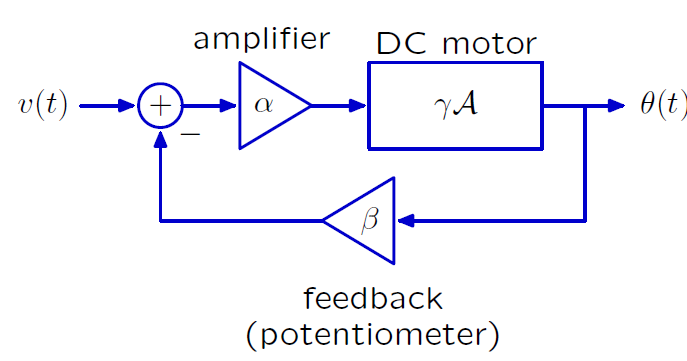
#> input picture DC_Motor_Simulation/image_389368.png, 687 x 361 px
$ python main.py
#> lines starting #> are read from the running program, lines starting #| are printed output that depends on the picture
### DC_Motor_Simulation/simulator.py
"""
Motor Feedback Simulator Module
Handles the main simulation class and core functionality
"""

import numpy as np
import matplotlib.pyplot as plt
from matplotlib.widgets import Slider, RadioButtons, Button
from scipy import signal
import matplotlib.image as mpimg
import os
from matplotlib.gridspec import GridSpec

from system_calculator import SystemCalculator
from plotter import PlotManager


class MotorFeedbackSimulator:
    """Main simulator class that coordinates UI and system calculations"""

    def __init__(self):
        # Default parameters
        self.alpha = 10.0  # Amplifier gain
        self.beta = 0.5    # Feedback gain (0 to 1)
        self.gamma = 1.0   # Motor constant
        self.p = 10.0      # Inertia pole location
        self.model_type = 'First-Order'

        # Initialize calculator and plotter
        self.calculator = SystemCalculator()

        # Load block diagram images
        script_dir = os.path.dirname(os.path.abspath(__file__))
        first_order_img_path = os.path.join(script_dir, 'image_389368.png')
        second_order_img_path = os.path.join(script_dir, 'image_389387.png')

        try:
            self.first_order_img = mpimg.imread(first_order_img_path)
#> self.first_order_img is the input picture: shape (361, 687, 4) float32; mean R, G, B, A 0.955, 0.955, 0.978, 1
            self.second_order_img = mpimg.imread(second_order_img_path)
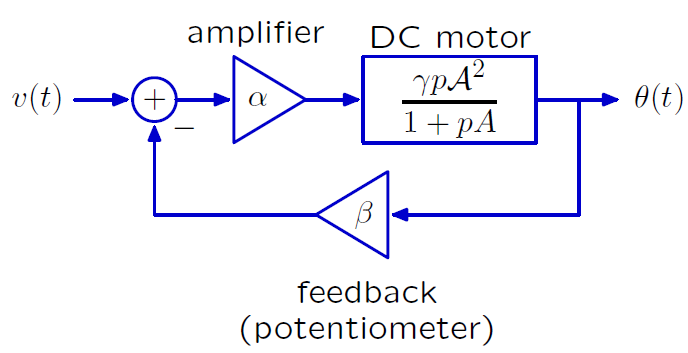
#> input picture DC_Motor_Simulation/image_389387.png, 688 x 353 px
#> self.second_order_img is the input picture: shape (353, 688, 4) float32; mean R, G, B, A 0.951, 0.951, 0.975, 1
            self.images_loaded = True
        except FileNotFoundError as e:
            self.images_loaded = False
            print(f"Error loading image: {e}. Please ensure image files are in the same folder as the script.")

        # Setup the figure
        self.setup_figure()

    def setup_figure(self):
        """Create the interactive figure with two-column layout"""
        self.fig = plt.figure("DC Motor Simulator", figsize=(18, 10))
        self.fig.suptitle('DC Motor Feedback Control Simulation',
                         fontsize=15, fontweight='bold', y=0.98)

        # Create main grid: left column (controls) + right column (plots)
        gs_main = GridSpec(1, 2, figure=self.fig, width_ratios=[1.1, 3.5],
                          left=0.07, right=0.98, top=0.95, bottom=0.05,
                          wspace=0.15)

        # Left column for controls
        gs_left = gs_main[0].subgridspec(15, 1, hspace=1.8)

        # Right column for plots and info
        gs_right = gs_main[1].subgridspec(5, 2, hspace=0.45, wspace=0.30,
                                         height_ratios=[1.2, 1.5, 1.5, 0.8, 0.1])

        # Setup left column controls
        self._setup_controls(gs_left)

        # Setup right column plots
        self._setup_plots(gs_right)

        # Initialize plotter
        self.plotter = PlotManager(
            self.ax_block, self.ax_poles, self.ax_step,
            self.ax_info, self.ax_param_display
        )

        # Initial plot
        self.update_plot()

    def _setup_controls(self, gs_left):
        """Setup control widgets in left column"""
        # Model selection
        ax_radio = self.fig.add_subplot(gs_left[0:2, 0])
        ax_radio.set_title('Model Selection', fontweight='bold', fontsize=11, pad=10)
        self.radio = RadioButtons(ax_radio, ('First-Order', 'Second-Order'),
                                 active=0, activecolor='steelblue')
        self.radio.on_clicked(self.update_model)

        # Alpha Slider
        ax_alpha_label = self.fig.add_subplot(gs_left[3, 0])
        ax_alpha_label.text(0.5, 0.2, 'α (Amplifier gain)', ha='center', va='bottom', fontsize=10)
        ax_alpha_label.axis('off')
        ax_alpha_slider = self.fig.add_subplot(gs_left[4, 0])
        self.slider_alpha = Slider(
            ax_alpha_slider, '', 0.1, 50.0,
            valinit=self.alpha, valstep=0.1, color='steelblue'
        )
        self.slider_alpha.label.set_visible(False)

        # Beta Slider
        ax_beta_label = self.fig.add_subplot(gs_left[5, 0])
        ax_beta_label.text(0.5, 0.2, 'β (Feedback gain)', ha='center', va='bottom', fontsize=10)
        ax_beta_label.axis('off')
        ax_beta_slider = self.fig.add_subplot(gs_left[6, 0])
        self.slider_beta = Slider(
            ax_beta_slider, '', 0.01, 1.0,
            valinit=self.beta, valstep=0.01, color='steelblue'
        )
        self.slider_beta.label.set_visible(False)

        # Gamma Slider
        ax_gamma_label = self.fig.add_subplot(gs_left[7, 0])
        ax_gamma_label.text(0.5, 0.2, 'γ (Motor constant)', ha='center', va='bottom', fontsize=10)
        ax_gamma_label.axis('off')
        ax_gamma_slider = self.fig.add_subplot(gs_left[8, 0])
        self.slider_gamma = Slider(
            ax_gamma_slider, '', 0.1, 5.0,
            valinit=self.gamma, valstep=0.1, color='steelblue'
        )
        self.slider_gamma.label.set_visible(False)

        # P Slider
        self.p_label_ax = self.fig.add_subplot(gs_left[9, 0])
        self.p_label_ax.text(0.5, 0.2, 'p (Lag pole)', ha='center', va='bottom', fontsize=10)
        self.p_label_ax.axis('off')
        self.p_slider_ax = self.fig.add_subplot(gs_left[10, 0])
        self.slider_p = Slider(
            self.p_slider_ax, '', 0.5, 30.0,
            valinit=self.p, valstep=0.5, color='steelblue'
        )
        self.slider_p.label.set_visible(False)

        # Parameter value display
        self.ax_param_display = self.fig.add_subplot(gs_left[11:13, 0])
        self.ax_param_display.axis('off')

        # Reset button
        ax_reset = self.fig.add_subplot(gs_left[14, 0])
        self.btn_reset = Button(ax_reset, 'Reset Parameters',
                               color='lightgray', hovercolor='darkgray')
        self.btn_reset.on_clicked(self.reset_params)

        # Connect sliders
        self.slider_alpha.on_changed(self.update_params)
        self.slider_beta.on_changed(self.update_params)
        self.slider_gamma.on_changed(self.update_params)
        self.slider_p.on_changed(self.update_params)

    def _setup_plots(self, gs_right):
        """Setup plot axes in right column"""
        # Block diagram
        self.ax_block = self.fig.add_subplot(gs_right[0, :])
        self.ax_block.axis('off')

        # Pole-zero plot
        self.ax_poles = self.fig.add_subplot(gs_right[1:3, 0])
        self.ax_poles.set_title('Pole-Zero Map (s-plane)', fontweight='bold', fontsize=11, pad=8)
        self.ax_poles.set_xlabel('Real (σ)', fontsize=10)
        self.ax_poles.set_ylabel('Imaginary (ω)', fontsize=10)
        self.ax_poles.grid(True, alpha=0.3, linestyle='--')
        self.ax_poles.axhline(y=0, color='k', linewidth=0.8)
        self.ax_poles.axvline(x=0, color='k', linewidth=0.8)

        # Step response plot
        self.ax_step = self.fig.add_subplot(gs_right[1:3, 1])
        self.ax_step.set_title('Step Response', fontweight='bold', fontsize=11, pad=8)
        self.ax_step.set_xlabel('Time (seconds)', fontsize=10)
        self.ax_step.set_ylabel('θ(t)', fontsize=10)
        self.ax_step.grid(True, alpha=0.3, linestyle='--')

        # System info display
        self.ax_info = self.fig.add_subplot(gs_right[3, :])
        self.ax_info.axis('off')

    def update_model(self, label):
        """Handle model type change"""
        self.model_type = label
        is_second_order = (self.model_type == 'Second-Order')
        self.p_label_ax.set_visible(is_second_order)
        self.p_slider_ax.set_visible(is_second_order)
        self.update_plot()

    # [15 lines left out: functions update_params, reset_params, not called in this run]

    def update_plot(self):
        """Update all plots"""
        # Get system
        sys, poles, zeros = self.calculator.get_system(
            self.model_type, self.alpha, self.beta, self.gamma, self.p
        )

        # Update all plots through plotter
        self.plotter.draw_block_diagram(
            self.model_type, self.images_loaded,
            self.first_order_img if self.model_type == 'First-Order' else self.second_order_img
        )
        self.plotter.update_param_display(
            self.alpha, self.beta, self.gamma, self.p, self.model_type
        )
        self.plotter.display_system_info(
            self.model_type, self.alpha, self.beta, self.gamma, self.p, poles
        )
        self.plotter.plot_poles_zeros(poles, zeros)
        self.plotter.plot_step_response(
            sys, poles, self.model_type, self.beta
        )

        self.fig.canvas.draw_idle()

### DC_Motor_Simulation/plotter.py
"""
Plotter Module
Handles all visualization and plotting functionality
"""

import numpy as np
from scipy import signal


class PlotManager:
    """Manages all plotting and visualization tasks"""

    def __init__(self, ax_block, ax_poles, ax_step, ax_info, ax_param_display):
        """
        Initialize plot manager with matplotlib axes

        Parameters:
        -----------
        ax_block : matplotlib axis
            Axis for block diagram
        ax_poles : matplotlib axis
            Axis for pole-zero map
        ax_step : matplotlib axis
            Axis for step response
        ax_info : matplotlib axis
            Axis for system information
        ax_param_display : matplotlib axis
            Axis for parameter display
        """
        self.ax_block = ax_block
        self.ax_poles = ax_poles
        self.ax_step = ax_step
        self.ax_info = ax_info
        self.ax_param_display = ax_param_display

    def draw_block_diagram(self, model_type, images_loaded, diagram_img):
        """Display the block diagram image"""
        self.ax_block.clear()
        self.ax_block.axis('off')

        if not images_loaded:
            self.ax_block.text(0.5, 0.5, 'Error: Block diagram images not found.',
                               ha='center', va='center', fontsize=12, color='red',
                               bbox=dict(boxstyle='round,pad=0.5', facecolor='white',
                                       edgecolor='red'))
            return

        self.ax_block.imshow(diagram_img)

    def update_param_display(self, alpha, beta, gamma, p, model_type):
        """Display current parameter values"""
        self.ax_param_display.clear()
        self.ax_param_display.axis('off')
        self.ax_param_display.set_xlim(0, 1)
        self.ax_param_display.set_ylim(0, 1)

        param_text = (
            f'Current Parameters:\n\n'
            f'α = {alpha:.2f}\n'
            f'β = {beta:.2f}\n'
            f'γ = {gamma:.2f}\n'
        )

        if model_type == 'Second-Order':
            param_text += f'p = {p:.2f}\n'

        self.ax_param_display.text(0.5, 0.5, param_text,
                                   ha='center', va='center', fontsize=10,
                                   bbox=dict(boxstyle='round', facecolor='lightblue',
                                           edgecolor='blue', linewidth=1.5, pad=0.5))

    def display_system_info(self, model_type, alpha, beta, gamma, p, poles):
        """Display system equations and pole information"""
        self.ax_info.clear()
        self.ax_info.axis('off')
        self.ax_info.set_xlim(0, 1)
        self.ax_info.set_ylim(0, 1)

        if model_type == 'First-Order':
            tf_num = f'{alpha * gamma:.1f}'
            tf_den = f's + {alpha * beta * gamma:.2f}'
            tf_text = rf'$\frac{{\Theta(s)}}{{V(s)}} = \frac{{\alpha\gamma}}{{s + \alpha\beta\gamma}} = \frac{{{tf_num}}}{{{tf_den}}}$'
            pole_text = f'Pole: s = {poles[0]:.2f}'
            pole_color = 'lightgreen'
        else:
            tf_num = f'{alpha * gamma * p:.1f}'
            tf_den = f's² + {p:.1f}s + {alpha * beta * gamma * p:.2f}'
            tf_text = rf'$\frac{{\Theta(s)}}{{V(s)}} = \frac{{\alpha\gamma p}}{{s^2 + ps + \alpha\beta\gamma p}} = \frac{{{tf_num}}}{{{tf_den}}}$'

            if np.iscomplex(poles[0]):
                pole_text = (f'Poles: s = {poles[0].real:.2f} ± {abs(poles[0].imag):.2f}j  '
                           f'(Complex conjugate → Oscillatory)')
                pole_color = 'lightyellow'
            else:
                pole_text = f'Poles: s₁ = {poles[0]:.2f}, s₂ = {poles[1]:.2f}  (Real → Overdamped)'
                pole_color = 'lightgreen'

        # Transfer function
        self.ax_info.text(0.2, 0.75, 'Transfer Function:',
                         ha='right', va='center', fontsize=10, fontweight='bold')
        self.ax_info.text(0.22, 0.75, tf_text,
                         ha='left', va='center', fontsize=11,
                         bbox=dict(boxstyle='round', facecolor='lightcyan',
                                 edgecolor='blue', linewidth=1.5, pad=0.3))

        # Pole information
        self.ax_info.text(0.2, 0.25, 'Poles:',
                         ha='right', va='center', fontsize=10, fontweight='bold')
        self.ax_info.text(0.22, 0.25, pole_text,
                         ha='left', va='center', fontsize=10,
                         bbox=dict(boxstyle='round', facecolor=pole_color,
                                 edgecolor='orange', linewidth=1.5, pad=0.3))

        # Final value
        if beta > 0:
            final_text = rf'Steady-State: 1/β = {1/beta:.2f}'
            self.ax_info.text(0.95, 0.5, final_text,
                             ha='right', va='center', fontsize=10,
                             bbox=dict(boxstyle='round', facecolor='lightgreen',
                                     edgecolor='green', linewidth=1.5, pad=0.3))

    def plot_poles_zeros(self, poles, zeros):
        """Plot pole-zero diagram with fixed axis limits"""
        self.ax_poles.clear()
        self.ax_poles.set_title('Pole-Zero Map (s-plane)', fontweight='bold', fontsize=11, pad=8)
        self.ax_poles.set_xlabel('Real (σ)', fontsize=10)
        self.ax_poles.set_ylabel('Imaginary (ω)', fontsize=10)
        self.ax_poles.grid(True, alpha=0.3, linestyle='--')
        self.ax_poles.axhline(y=0, color='k', linewidth=0.8)
        self.ax_poles.axvline(x=0, color='k', linewidth=0.8)

        # Fixed axis limits
        fixed_xlim = (-60, 10)
        fixed_ylim = (-35, 35)

        # Shade stable region (left half-plane)
        self.ax_poles.fill_betweenx([fixed_ylim[0], fixed_ylim[1]], fixed_xlim[0], 0,
                                    alpha=0.1, color='green', label='Stable region', zorder=1)

        # Plot poles
        pole_plotted = False
        for pole in poles:
            if np.iscomplex(pole):
                if not pole_plotted:
                    self.ax_poles.plot(pole.real, pole.imag, 'rx', markersize=13,
                                      markeredgewidth=3, label='Poles', zorder=5)
                    pole_plotted = True
                else:
                    self.ax_poles.plot(pole.real, pole.imag, 'rx', markersize=13,
                                      markeredgewidth=3, zorder=5)
            else:
                if not pole_plotted:
                    self.ax_poles.plot(pole, 0, 'rx', markersize=13,
                                      markeredgewidth=3, label='Poles', zorder=5)
                    pole_plotted = True
                else:
                    self.ax_poles.plot(pole, 0, 'rx', markersize=13,
                                      markeredgewidth=3, zorder=5)

        # Apply fixed limits
        self.ax_poles.set_xlim(fixed_xlim)
        self.ax_poles.set_ylim(fixed_ylim)

        self.ax_poles.legend(loc='upper right', fontsize=9, framealpha=0.9)

    def plot_step_response(self, sys, poles, model_type, beta):
        """Plot step response with fixed axis limits"""
        self.ax_step.clear()
        self.ax_step.set_title('Step Response', fontweight='bold', fontsize=11, pad=8)
        self.ax_step.set_xlabel('Time (seconds)', fontsize=10)
        self.ax_step.set_ylabel('θ(t)', fontsize=10)
        self.ax_step.grid(True, alpha=0.3, linestyle='--')

        # Fixed time span
        t_max = 5.0
        t = np.linspace(0, t_max, 2000)

        # Calculate step response
        t_step, y_step = signal.step(sys, T=t)
        self.ax_step.plot(t_step, y_step, 'b-', linewidth=2.5, label='Step Response', zorder=3)

        # Add reference line at final value
        if beta > 0:
            final_value = 1.0 / beta
            self.ax_step.axhline(y=final_value, color='red', linestyle='--', linewidth=2,
                                label=f'Final Value = 1/β = {final_value:.2f}', zorder=2)

        # Add envelope for second-order if complex poles
        if model_type == 'Second-Order' and np.iscomplex(poles[0]):
            real_part = poles[0].real
            envelope_decay = np.exp(real_part * t_step)

            if beta > 0:
                envelope_upper = (1/beta) * (1 + envelope_decay)
                envelope_lower = (1/beta) * (1 - envelope_decay)

                self.ax_step.plot(t_step, envelope_upper, 'r--', alpha=0.5, linewidth=1.5,
                                 label=f'Envelope: e^({real_part:.2f}t)', zorder=1)
                self.ax_step.plot(t_step, envelope_lower, 'r--', alpha=0.5, linewidth=1.5, zorder=1)
                self.ax_step.fill_between(t_step, envelope_lower, envelope_upper,
                                         alpha=0.12, color='red', zorder=1)

        self.ax_step.legend(loc='best', fontsize=9, framealpha=0.9)

        # Fixed axis limits
        self.ax_step.set_xlim(0, t_max)
        self.ax_step.set_ylim(-0.5, 3.5)

### DC_Motor_Simulation/system_calculator.py
"""
System Calculator Module
Handles transfer function calculations and pole-zero analysis
"""

import numpy as np
from scipy import signal


class SystemCalculator:
    """Calculates system transfer functions and analyzes poles/zeros"""

    @staticmethod
    def get_system(model_type, alpha, beta, gamma, p):
        """
        Calculate system transfer function based on model type

        Parameters:
        -----------
        model_type : str
            'First-Order' or 'Second-Order'
        alpha : float
            Amplifier gain
        beta : float
            Feedback gain
        gamma : float
            Motor constant
        p : float
            Lag pole location

        Returns:
        --------
        tuple : (TransferFunction, poles, zeros)
        """
        if model_type == 'First-Order':
            return SystemCalculator._first_order_system(alpha, beta, gamma)
        else:
            return SystemCalculator._second_order_system(alpha, beta, gamma, p)

    @staticmethod
    def _first_order_system(alpha, beta, gamma):
        """
        Calculate first-order closed-loop system
        Transfer function: αγ/(s + αβγ)
        """
        num = [alpha * gamma]
        den = [1, alpha * beta * gamma]
        poles = np.array([-alpha * beta * gamma])
        zeros = np.array([])

        return signal.TransferFunction(num, den), poles, zeros

    # [30 lines left out: function _second_order_system, not called in this run]

### DC_Motor_Simulation/main.py
"""
DC Motor Feedback Control Simulation
=====================================

Course: Signals and Systems (EE204T)
Professor: Ameer Mulla
Students: Prathamesh Nerpagar, Duggimpudi Shreyas Reddy

About This Simulation:
---------------------
This interactive simulation demonstrates feedback control principles for DC motors.
It allows users to explore how different parameters affect system behavior:

- Amplifier gain (α): Controls the input signal amplification
- Feedback gain (β): Determines the feedback strength (0 to 1)
- Motor constant (γ): Represents motor torque-to-current ratio
- Lag pole (p): Adds second-order dynamics to the system

Features:
- Real-time visualization of pole-zero maps in the s-plane
- Step response analysis showing system transient behavior
- Toggle between First-Order and Second-Order system models
- Interactive sliders for parameter adjustment
- System stability analysis and steady-state value calculations

The simulation helps understand concepts like:
- Feedback control systems
- System stability and pole locations
- Transient response characteristics
- Steady-state behavior
"""

import matplotlib.pyplot as plt
from simulator import MotorFeedbackSimulator

def main():
    """Main entry point for the DC Motor Feedback Control Simulation"""
    simulator = MotorFeedbackSimulator()
    simulator.update_model(simulator.model_type)
    plt.show()
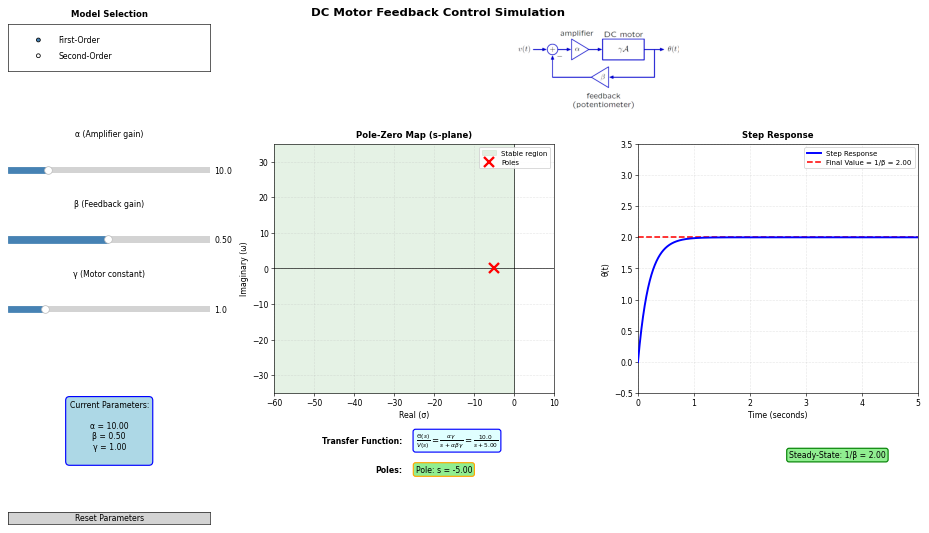
#> figure drawn by matplotlib, 7 panels; panel 7: curve peaks at x = 5, y = 2

if __name__ == '__main__':
    main()
